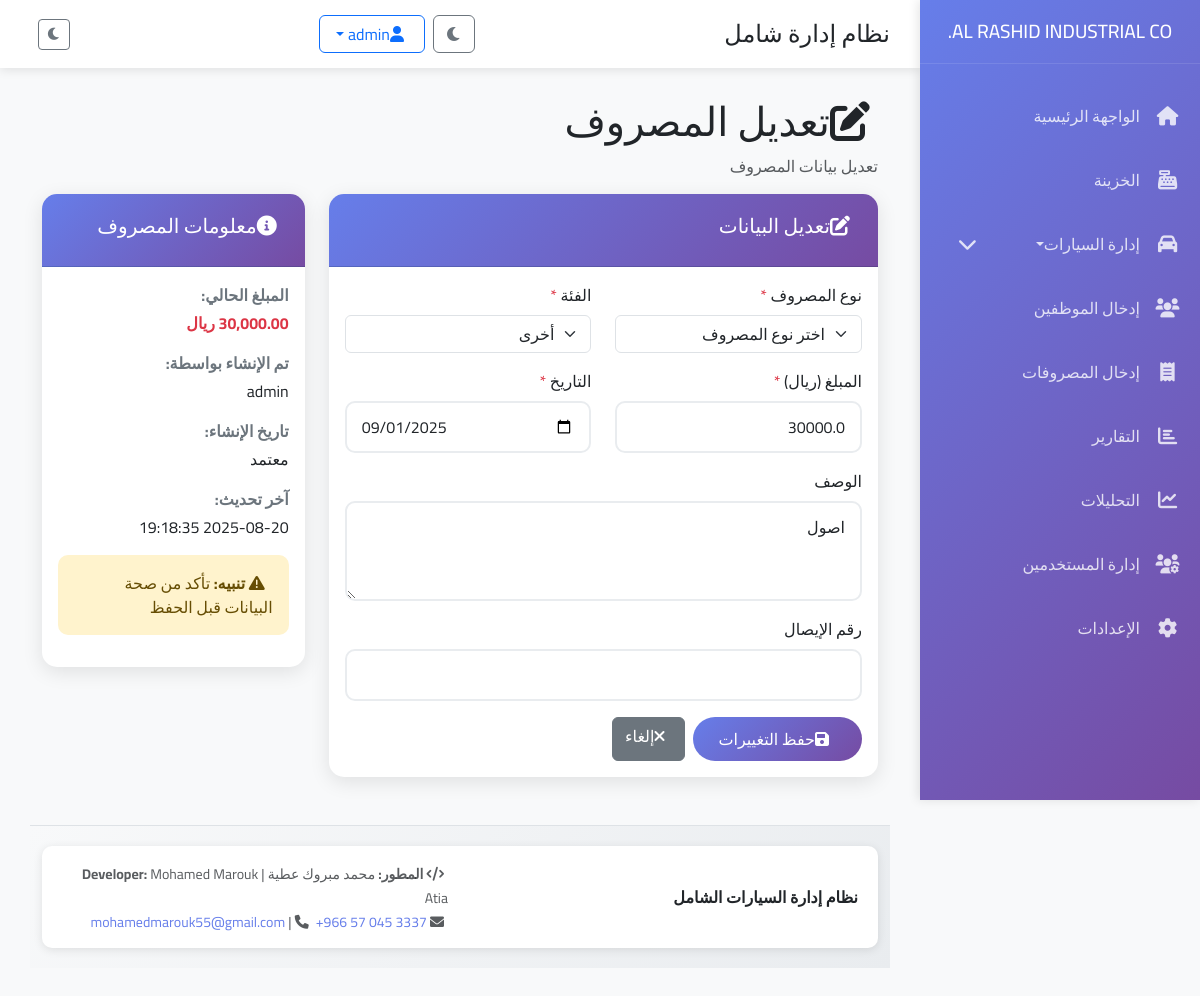
The app's page /edit_expense/15 (signed in) with its own data.
### tables this page shows
CREATE TABLE expenses (
            id INTEGER PRIMARY KEY AUTOINCREMENT,
            expense_type TEXT NOT NULL,
            category TEXT NOT NULL,
            amount REAL NOT NULL,
            description TEXT,
            receipt_number TEXT,
            date TEXT NOT NULL,
            approved_by TEXT,
            status TEXT DEFAULT 'معتمد',
            created_at TIMESTAMP DEFAULT CURRENT_TIMESTAMP
        , car_id INTEGER, employee_id INTEGER);

### app.py (the view, shortened to what this page needs)
@app.route('/edit_expense/<int:expense_id>', methods=['GET', 'POST'])
@login_required
def edit_expense(expense_id):
    conn = get_db_connection()
    try:
        expense = conn.execute('SELECT * FROM expenses WHERE id = ?', (expense_id,)).fetchone()
        conn.close()
        if expense:
            return render_template('edit_expense.html', expense=expense)
        else:
            flash('المصروف غير موجود!', 'error')
            return redirect(url_for('expenses'))
    except Exception as e:
        print(f"خطأ في جلب بيانات المصروف: {e}")
        flash('حدث خطأ في جلب بيانات المصروف', 'error')
        return redirect(url_for('expenses'))

### app.py (called while the page is built)
def get_db_connection():
    conn = sqlite3.connect(DATABASE)
    conn.row_factory = sqlite3.Row
    return conn

def login_required(f):
    @wraps(f)
    def decorated_function(*args, **kwargs):
        if 'user_id' not in session:
            return redirect(url_for('login'))
        return f(*args, **kwargs)
    return decorated_function

### templates/edit_expense.html (shortened to what this page needs)
{% extends "base.html" %}
{% block content %}
<div class="container-fluid">
    <div class="row">
        <div class="col-12">
            <div class="page-header">
                <h1><i class="fas fa-edit me-2"></i>تعديل المصروف</h1>
                <p class="text-muted">تعديل بيانات المصروف</p>
            </div>
        </div>
    </div>
    <div class="row">
        <div class="col-lg-8">
            <div class="card">
                <div class="card-header">
                    <h5><i class="fas fa-edit me-2"></i>تعديل البيانات</h5>
                </div>
                <div class="card-body">
                    <form method="POST" id="editExpenseForm">
                        <div class="row">
                            <div class="col-md-6">
                                <div class="mb-3">
                                    <label for="expense_type" class="form-label">نوع المصروف <span class="text-danger">*</span></label>
                                    <select class="form-select" id="expense_type" name="expense_type" required>
                                        <option value="">اختر نوع المصروف</option>
                                    </select>
                                </div>
                            </div>
                            <div class="col-md-6">
                                <div class="mb-3">
                                    <label for="category" class="form-label">الفئة <span class="text-danger">*</span></label>
                                    <select class="form-select" id="category" name="category" required>
                                        <option value="أخرى" {{ 'selected' if expense[2] not in ['وقود', 'صيانة السيارات', 'رواتب', 'مكتب', 'تأمين'] else '' }}>أخرى</option>
                                    </select>
                                </div>
                            </div>
                        </div>
                        <div class="row">
                            <div class="col-md-6">
                                <div class="mb-3">
                                    <label for="amount" class="form-label">المبلغ (ريال) <span class="text-danger">*</span></label>
                                    <input type="number" class="form-control" id="amount" name="amount"
                                           value="{{ expense[3] }}" min="0.01" step="0.01" required>
                                </div>
                            </div>
                            <div class="col-md-6">
                                <div class="mb-3">
                                    <label for="date" class="form-label">التاريخ <span class="text-danger">*</span></label>
                                    <input type="date" class="form-control" id="date" name="date"
                                           value="{{ expense[6] }}" required>
                                </div>
                            </div>
                        </div>
                        <div class="mb-3">
                            <label for="description" class="form-label">الوصف</label>
                            <textarea class="form-control" id="description" name="description" rows="3">{{ expense[4] or '' }}</textarea>
                        </div>
                        <div class="mb-3">
                            <label for="receipt_number" class="form-label">رقم الإيصال</label>
                            <input type="text" class="form-control" id="receipt_number" name="receipt_number"
                                   value="{{ expense[5] or '' }}">
                        </div>
                        <div class="d-flex gap-2">
                            <button type="submit" class="btn btn-primary">
                                <i class="fas fa-save me-2"></i>حفظ التغييرات
                            </button>
                            <a href="{{ url_for('expenses') }}" class="btn btn-secondary">
                                <i class="fas fa-times me-2"></i>إلغاء
                            </a>
                        </div>
                    </form>
                </div>
            </div>
        </div>
        <div class="col-lg-4">
            <div class="card">
                <div class="card-header">
                    <h5><i class="fas fa-info-circle me-2"></i>معلومات المصروف</h5>
                </div>
                <div class="card-body">
                    <div class="info-item">
                        <label>المبلغ الحالي:</label>
                        <span class="text-danger fw-bold">{{ "{:,.2f}".format(expense[3]) }} ريال</span>
                    </div>
                    <div class="info-item">
                        <label>تم الإنشاء بواسطة:</label>
                        <span>{{ expense[7] }}</span>
                    </div>
                    <div class="info-item">
                        <label>تاريخ الإنشاء:</label>
                        <span>{{ expense[8] }}</span>
                    </div>
                    {% if expense[9] %}
                    <div class="info-item">
                        <label>آخر تحديث:</label>
                        <span>{{ expense[9] }}</span>
                    </div>
                    {% endif %}
                    <div class="alert alert-warning mt-3">
                        <i class="fas fa-exclamation-triangle me-2"></i>
                        <strong>تنبيه:</strong> تأكد من صحة البيانات قبل الحفظ
                    </div>
                </div>
            </div>
        </div>
    </div>
</div>
{% endblock %}

### static/css/custom.css (style rules this page uses)
.card { transition: all 0.3s cubic-bezier(0.25, 0.8, 0.25, 1); border: 1px solid rgba(0,0,0,0.05); }
.btn { position: relative; overflow: hidden; transition: all 0.3s ease; }
.btn::before { content: ''; position: absolute; top: 50%; left: 50%; width: 0; height: 0; background: rgba(255,255,255,0.3); border-radius: 50%; transform: translate(-50%, -50%); transition: width 0.3s, height 0.3s; }
.form-control { transition: all 0.3s ease; position: relative; }
:root { --primary-gradient: linear-gradient(135deg, #667eea 0%, #764ba2 100%); --success-gradient: linear-gradient(135deg, #28a745 0%, #20c997 100%); --danger-gradient: linear-gradient(135deg, #dc3545 0%, #e74c3c 100%); --warning-gradient: linear-gradient(135deg, #ffc107 0%, #fd7e14 100%); --info-gradient: linear-gradient(135deg, #17a2b8 0%, #138496 100%); }
.alert { position: relative; overflow: hidden; }
.alert::before { content: ''; position: absolute; top: 0; left: -100%; width: 100%; height: 100%; background: linear-gradient(90deg, transparent, rgba(255,255,255,0.3), transparent); animation: alertShine 2s ease-in-out; }
* { box-sizing: border-box; }
html { scroll-behavior: smooth; }

### templates/base.html (style rules this page uses)
* { font-family: 'Cairo', sans-serif; }
body { background-color: #f8f9fa; margin: 0; padding: 0; transition: all 0.3s ease; }
.card { border: none; border-radius: 15px; box-shadow: 0 5px 20px rgba(0,0,0,0.1); transition: transform 0.3s ease; }
.card-header { background: linear-gradient(135deg, #667eea 0%, #764ba2 100%); color: white; border-radius: 15px 15px 0 0 !important; padding: 20px; }
.btn-primary { background: linear-gradient(135deg, #667eea 0%, #764ba2 100%); border: none; border-radius: 25px; padding: 10px 25px; transition: all 0.3s ease; }
.form-control { border-radius: 10px; border: 2px solid #e9ecef; padding: 12px 15px; transition: all 0.3s ease; }
.alert { border-radius: 10px; border: none; }
.fade-in-up { animation: fadeInUp 0.6s ease; }

### templates/edit_expense.html (style rules this page uses)
.info-item { margin-bottom: 1rem; }
.info-item label { font-weight: bold; color: #6c757d; display: block; margin-bottom: 0.25rem; }
.info-item span { font-size: 1rem; }

### records on screen
expenses: amount "30000.0", date "09/01/2025", description "اصول", approved_by "admin", status "معتمد", created_at "2025-08-20 19:18:35"
